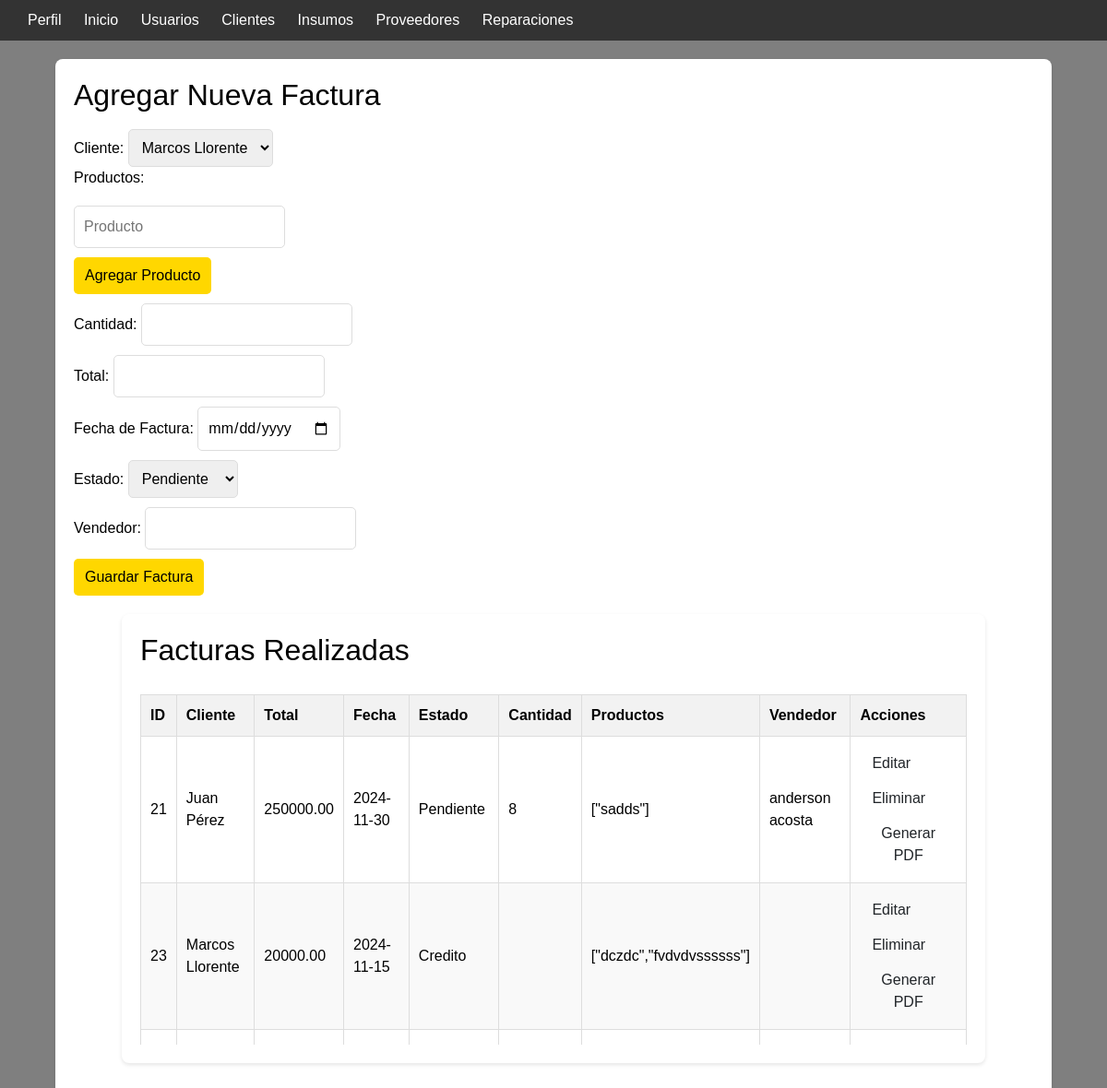
The app's page /facturacion.php, older data.
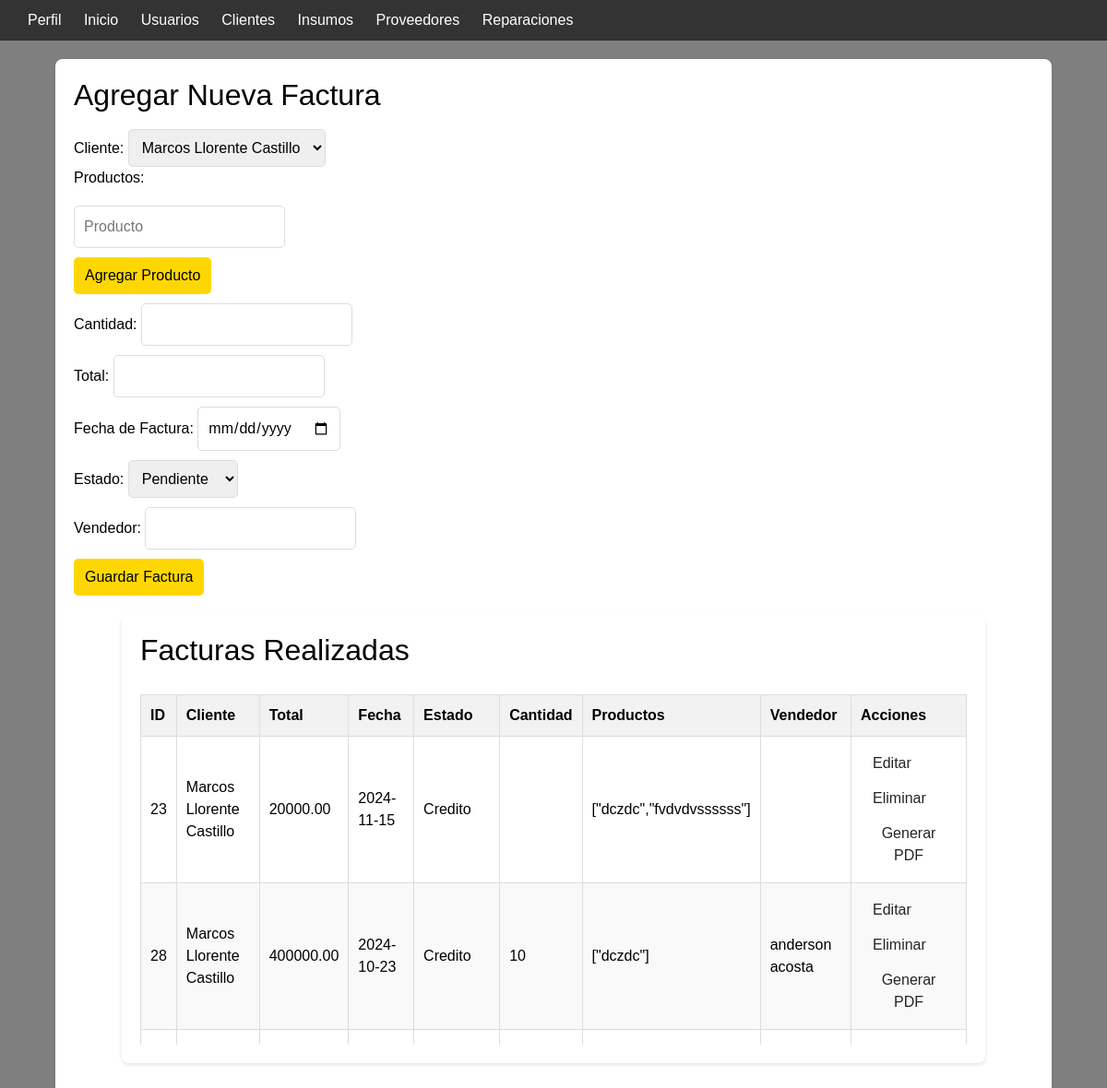
The same page, newer data.
### tables this page shows
CREATE TABLE `facturas` (
  `id` int(11) NOT NULL,
  `cliente_id` int(11) DEFAULT NULL,
  `fecha_factura` date NOT NULL,
  `estado` varchar(20) DEFAULT 'pendiente',
  `total` decimal(10,2) DEFAULT NULL,
  `productos` varchar(50) NOT NULL,
  `cantidad` varchar(50) NOT NULL,
  `vendedor` varchar(30) NOT NULL
);

CREATE TABLE `clientes` (
  `id` int(11) NOT NULL,
  `numero_identificacion` varchar(30) NOT NULL,
  `nombre` varchar(100) DEFAULT NULL,
  `direccion` varchar(255) DEFAULT NULL,
  `telefono` varchar(15) DEFAULT NULL,
  `correo` varchar(30) NOT NULL,
  `estado` tinyint(1) DEFAULT 1
);

### facturacion.php (the view, shortened to what the changed rows need)
<?php
$dsn = 'mysql:host=localhost;dbname=thunderbike;charset=utf8';
$username = 'root';
$password = '';
try {
    $pdo = new PDO($dsn, $username, $password);
    $pdo->setAttribute(PDO::ATTR_ERRMODE, PDO::ERRMODE_EXCEPTION);
} catch (PDOException $e) {
    die("Conexión fallida: " . htmlspecialchars($e->getMessage()));
    $result_facturas = [];
    $clientes = [];
}
$sql_facturas = 'SELECT f.id, c.nombre AS nombre_cliente, f.total, f.fecha_factura, f.estado, f.productos, f.cantidad, f.vendedor
                FROM facturas AS f
                JOIN clientes AS c ON f.cliente_id = c.id';
$stmt_facturas = $pdo->query($sql_facturas);
$result_facturas = $stmt_facturas->fetchAll(PDO::FETCH_ASSOC);
$sql_clientes = "SELECT id, nombre FROM clientes";
$stmt_clientes = $pdo->query($sql_clientes);
$clientes = $stmt_clientes->fetchAll(PDO::FETCH_ASSOC);
?>
<!DOCTYPE html>
<html lang="es">
<head>
    <link href="bootstrap-4.6.2-dist/css/bootstrap.min.css" rel="stylesheet">
</head>
<body>
    <div class="container">
        <h2>Agregar Nueva Factura</h2>
        <form action="facturacion.php" method="POST">
            <label for="cliente_id">Cliente:</label>
            <select name="cliente_id" id="cliente_id" required>
                <?php foreach ($clientes as $cliente): ?>
                    <option value="<?= htmlspecialchars($cliente['id']) ?>">
                        <?= htmlspecialchars($cliente['nombre']) ?>
                    </option>
                <?php endforeach; ?>
            </select><br>
            <label for="productos">Productos:</label>
            <div id="productos-list" class="productos-list">
                <div class="producto-item">
                </div>
            </div>
            <button type="button" onclick="agregarProducto()">Agregar Producto</button><br>
            <label for="cantidad">Cantidad:</label>
            <input type="number" name="cantidad" id="cantidad" step="0.01" required><br>
            <label for="total">Total:</label>
            <input type="number" name="total" id="total" step="0.01" required><br>
            <label for="fecha_factura">Fecha de Factura:</label>
            <input type="date" name="fecha_factura" id="fecha_factura" required><br>
            <label for="estado">Estado:</label>
            <select name="estado" id="estado" required>
                <option value="Pendiente">Pendiente</option>
            </select><br>
            <label for="vendedor">Vendedor:</label>
            <input type="text" name="vendedor" id="vendedor" step="0.01" required><br>
            <button type="submit">Guardar Factura</button>
        </form>
        <div class="container">
        <h2>Facturas Realizadas</h2>
        <div class="scrollable-table">
        <table>
            <thead>
                <tr>
                    <th>ID</th>
                    <th>Cliente</th>
                    <th>Total</th>
                    <th>Fecha</th>
                    <th>Estado</th>
                    <th>Cantidad</th>
                    <th>Productos</th>
                    <th>Vendedor</th>
                    <th>Acciones</th>
                </tr>
            </thead>
            <tbody>
            <?php if (!empty($result_facturas)): ?>
                <?php foreach ($result_facturas as $row): ?>
                    <tr>
                        <td><?= htmlspecialchars($row['id']) ?></td>
                        <td><?= htmlspecialchars($row['nombre_cliente']) ?></td>
                        <td><?= htmlspecialchars($row['total']) ?></td>
                        <td><?= htmlspecialchars($row['fecha_factura']) ?></td>
                        <td><?= htmlspecialchars($row['estado']) ?></td>
                        <td><?= htmlspecialchars($row['cantidad']) ?></td>
                        <td><?= htmlspecialchars($row['productos']) ?></td>
                        <td><?= htmlspecialchars($row['vendedor']) ?></td>
                        <td>
                                <a href="controladores/EDITA_FACTURA.PHP?id=<?= htmlspecialchars($row["id"]) ?>" class="btn">Editar</a>
                                <a href="controladores/ELIMINAR_FACTURAS.PHP?id=<?= htmlspecialchars($row["id"]) ?>" class="btn" onclick="return confirm('¿Estás seguro de que deseas eliminar esta factura?');">Eliminar</a>
                                <a href="GENERAR_PDFS.PHP?id=<?= htmlspecialchars($row["id"]) ?>" class="btn">Generar PDF</a>
                        </td>
                    </tr>
                <?php endforeach; ?>
                <?php else: ?>
                    <tr><td colspan="7">No se encontraron facturas.</td></tr>
                <?php endif; ?>
            </tbody>
        </table>
    </div>
</div>
</body>
</html>

Row changes from the older to the newer data that the page shows:
no longer on this page (row unchanged): facturas: id "21", cliente.nombre "Juan Pérez", total "250000.00", fecha_factura "2024-11-30", estado "Pendiente", cantidad "8", productos "[\"sadds\"]", vendedor "anderson acosta"
changed through a linked row, facturas "[\"dczdc\",\"fvdvdvssssss\"]": cliente.nombre "Marcos Llorente" → "Marcos Llorente Castillo"; moves up the list
now on this page (row unchanged): facturas: id "28", cliente.nombre "Marcos Llorente Castillo", total "400000.00", fecha_factura "2024-10-23", estado "Credito", cantidad "10", productos "[\"dczdc\"]", vendedor "anderson acosta"
Text that changed along with them:
form field cliente_id: "Marcos Llorente" → "Marcos Llorente Castillo"
